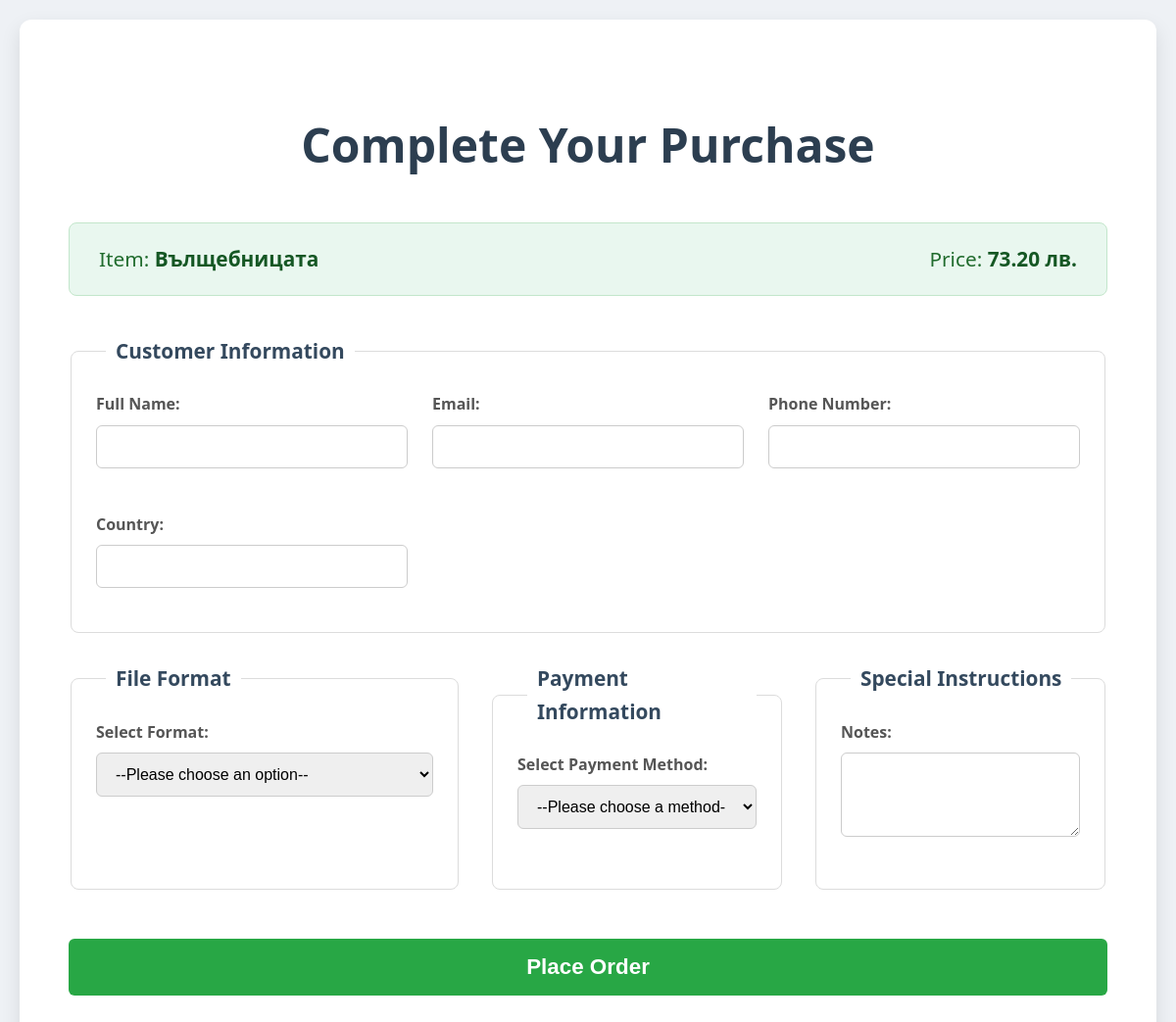
/initiate-payment/13/ (signed in), run on an earlier commit of the app's database.
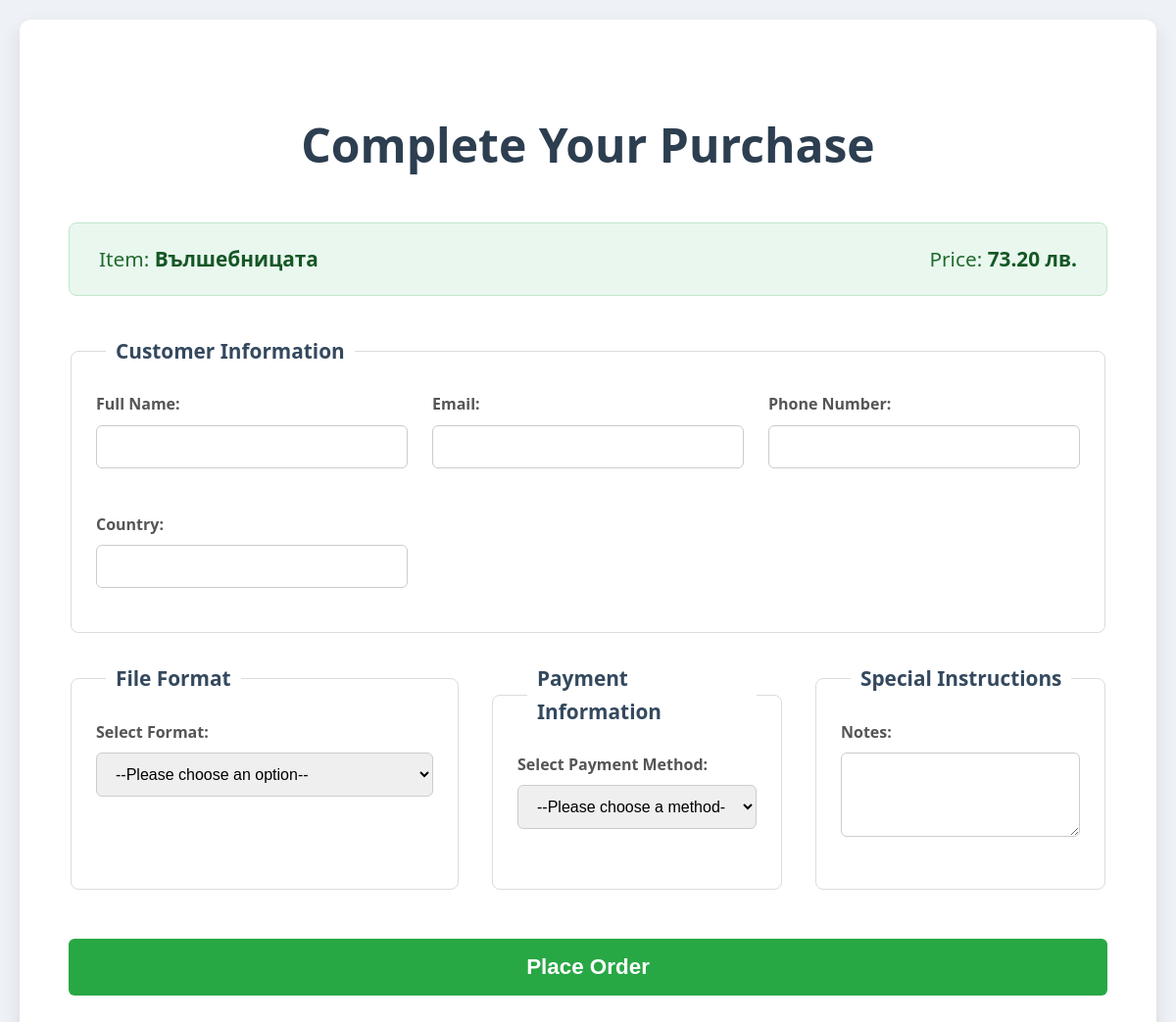
And on a later commit of the database.
### main/models.py (models this page shows, shortened)
class Product(models.Model):
    title = models.CharField(max_length=200)
    slug = models.SlugField(unique=True)
    image = models.ImageField(upload_to='images/')
    pdf_file = models.FileField(upload_to='books/pdfs/', null=True)
    epub_file = models.FileField(upload_to='books/epubs/', null=True)
    isbn = models.BigIntegerField(default=generate_isbn, unique=True)
    detail = models.TextField()
    price = models.DecimalField(max_digits=6, decimal_places=2, default=0.00)
    author = models.ForeignKey(Author, on_delete=models.CASCADE, null=True)
    genres = models.ManyToManyField(Genre)
    status = models.BooleanField(default=True)
    featured = models.BooleanField(default=False)
    motto = models.CharField(max_length=255, blank=True, null=True)
    publisher = models.CharField(max_length=255, blank=True, null=True)
    pages = models.PositiveIntegerField(null=True, blank=True)
    average_rating = models.DecimalField(max_digits=3, decimal_places=2, default=0.00)
    total_ratings = models.PositiveIntegerField(default=0)
    class Meta:
        verbose_name_plural = '3. Products'

### main/views.py (the view)
# urls.py: path('initiate-payment/<int:product_id>/', views.initiate_payment, name='initiate_payment'),
@login_required
def initiate_payment(request, product_id):
    product = get_object_or_404(Product, id=product_id)
    context = {'product': product}
    return render(request, 'SimplePayment.html', context)

### main/templates/SimplePayment.html (shortened to what this page needs)
{% load static %}
<!DOCTYPE html>
<html lang="en">
<head>
    <link rel="stylesheet" href="{% static 'PaymentStyles.css' %}">
</head>
<body>
    <div class="form-container">
        <h2>Complete Your Purchase</h2>
        <div class="product-summary">
            <p>Item: <strong>{{ product.title }}</strong></p>
            <p>Price: <strong>{{ product.price|floatformat:2 }} лв.</strong></p>
        </div>
        <form method="post" action="{% url 'process_order' %}" id="paymentForm">
            <fieldset>
                <legend>Customer Information</legend>
                <div class="form-grid">
                    <div class="form-group">
                        <label for="fullName">Full Name:</label>
                        <input type="text" id="fullName" name="full_name" required>
                    </div>
                    <div class="form-group">
                        <label for="email">Email:</label>
                        <input type="email" id="email" name="email" required>
                    </div>
                    <div class="form-group">
                        <label for="phone">Phone Number:</label>
                        <input type="tel" id="phone" name="phone_number">
                    </div>
                    <div class="form-group">
                        <label for="country">Country:</label>
                        <input type="text" id="country" name="country">
                    </div>
                </div>
            </fieldset>
            <fieldset>
                 <legend>File Format</legend>
                 <div class="form-group">
                      <label for="fileFormat">Select Format:</label>
                       <select id="fileFormat" name="file_format" required>
                           <option value="">--Please choose an option--</option>
                      </select>
                 </div>
            </fieldset>
             <fieldset>
                 <legend>Special Instructions</legend>
                 <div class="form-group">
                     <label for="specialInstructions">Notes:</label>
                     <textarea id="specialInstructions" name="special_instructions" rows="4"></textarea>
                 </div>
             </fieldset>
            <fieldset>
                <legend>Payment Information</legend>
                <div class="form-group">
                    <label for="paymentMethod">Select Payment Method:</label>
                    <select id="paymentMethod" name="payment_method" required>
                        <option value="">--Please choose a method--</option>
                    </select>
                </div>
            </fieldset>
            <button type="submit">Place Order</button>
        </form>
    </div>
</body>
</html>

What changed in the data, as far as the page shows it:
changed Product: title "Вълщебницата" → "Вълшебницата"
